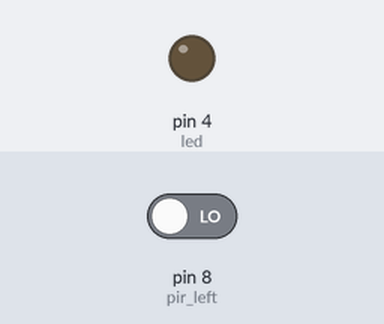
This sketch was run on a simulated Arduino Uno, built with avr-gcc and run on an emulated ATmega328P. On the bench: output pins drawn as LEDs (lit = HIGH). The test bench sets the inputs (shaded band); at power-on: pin 8 (pir_left) LOW. What the sketch prints to the serial monitor is not drawn.

Above: at 1.2 s.
1.3 s: pin 8 (pir_left) driven HIGH
At 2.5 s:
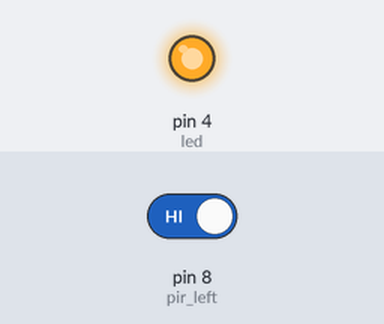
2.8 s: pin 8 (pir_left) driven LOW
At 3.8 s:
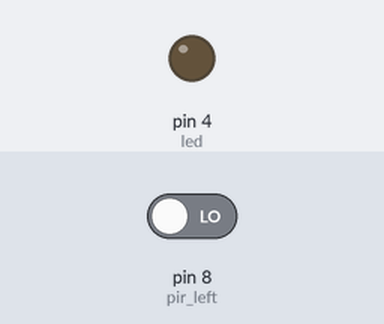
Timing chart, 0 to 5.8 s (numbered marks = the images above; inputs shaded):
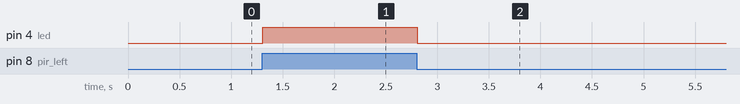

The sketch:

PIR.ino
```cpp
int led= 4;
int pir_left= 8;

void setup() {
  // put your setup code here, to run once:
  pinMode(led,OUTPUT);
  pinMode(pir_left,INPUT);
  Serial.begin(9600);
}

void loop() {
  // put your main code here, to run repeatedly:
  if (digitalRead(pir_left)==HIGH){
    Serial.println(digitalRead(pir_left));
    digitalWrite(led,HIGH);

  }else{
    Serial.println(digitalRead(pir_left));
    digitalWrite(led,LOW);
    }
}
```

Measured:
- after the input at 1.3 s, pin 4 (led): LOW → HIGH at once
- after the input at 2.8 s, pin 4 (led): HIGH → LOW at once
